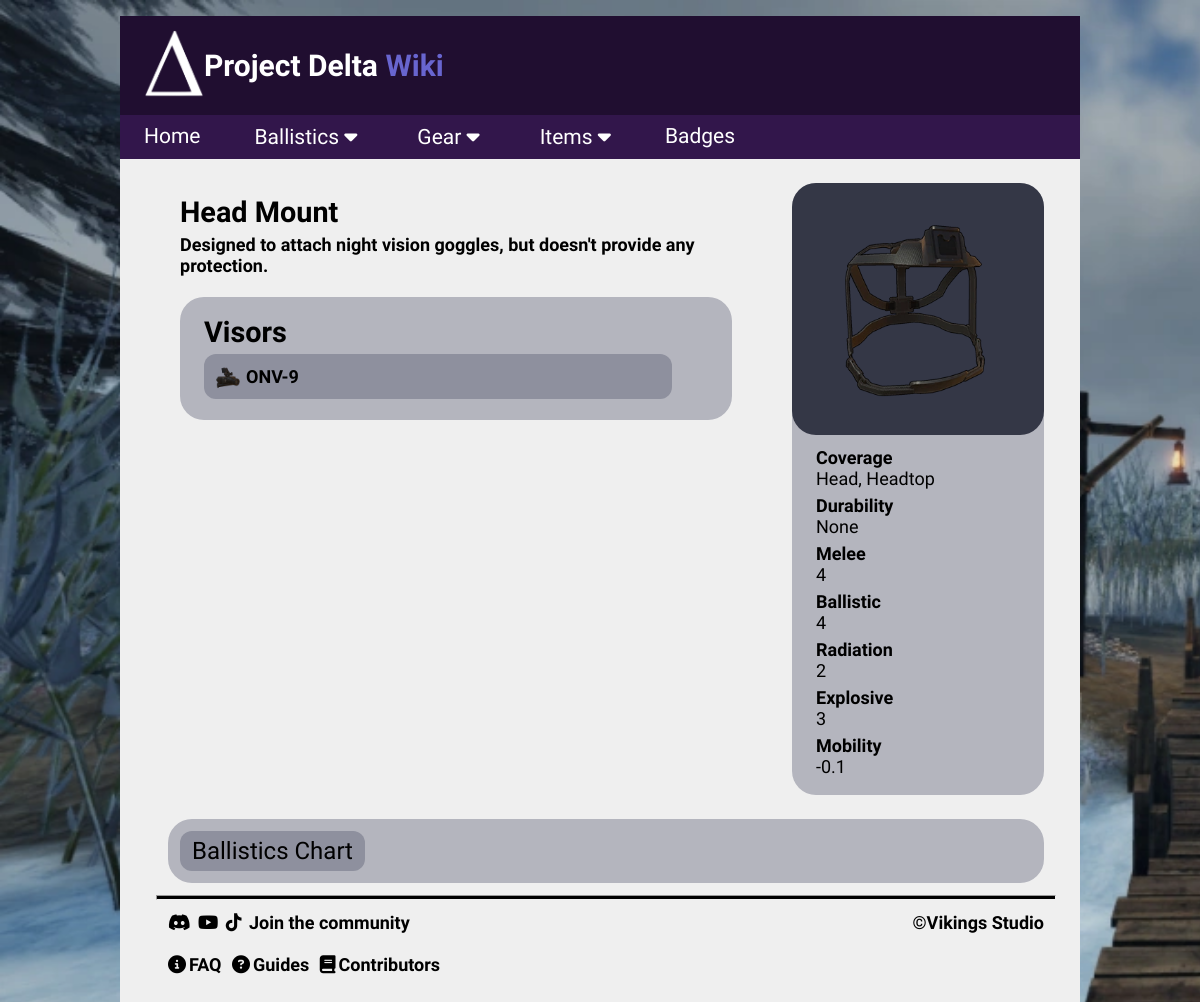
The page /helmet/2 on the database as committed earlier.
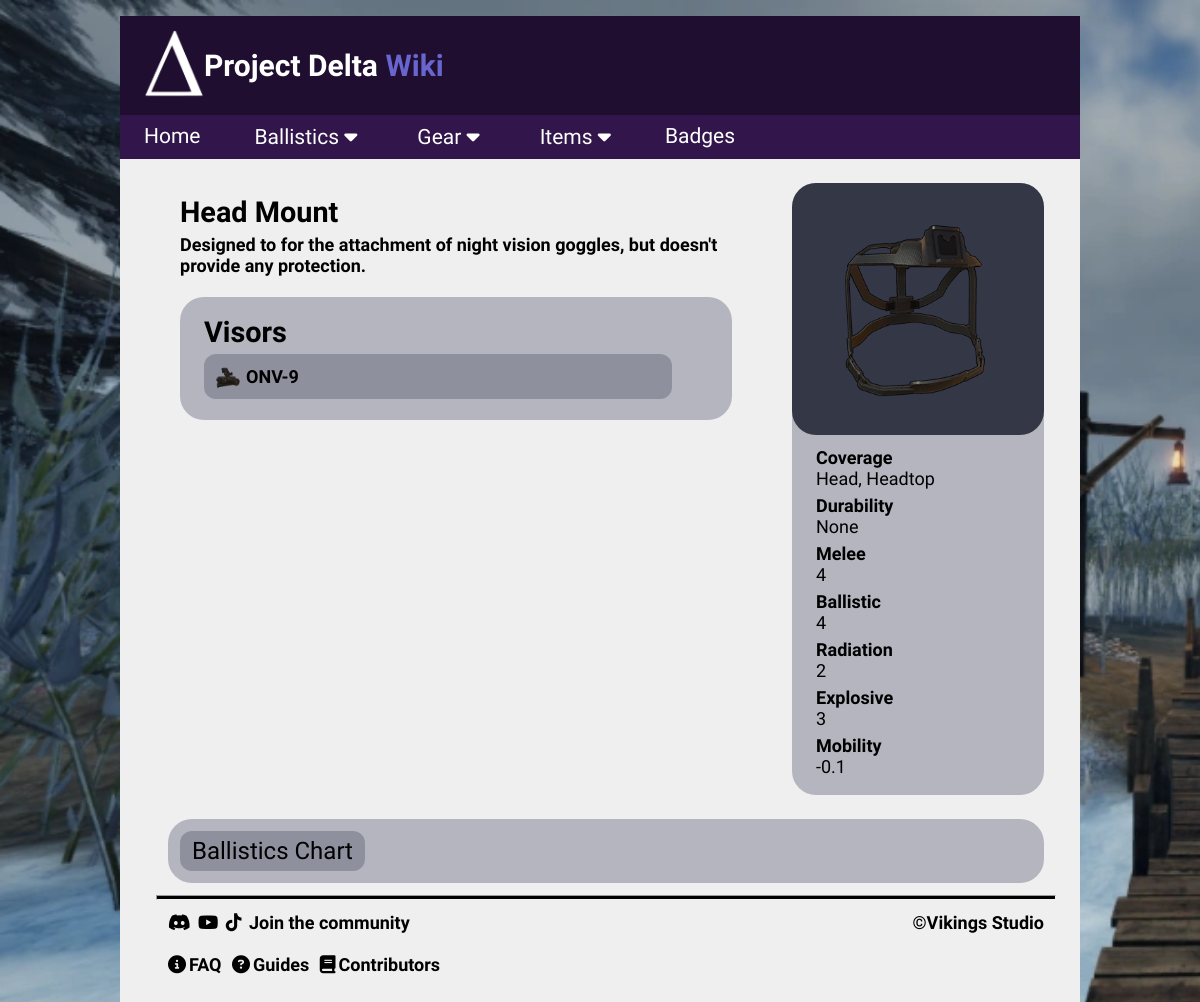
The same page on the database as committed later.
### tables this page shows
CREATE TABLE helmets (id INTEGER PRIMARY KEY, name TEXT, durability INTEGER, melee INTEGER, ballistic INTEGER, radiation INTEGER, explosive INTEGER, mobility INTEGER, coverage TEXT, description TEXT, image TEXT, "sell value" INTEGER, "buy value" INTEGER);

CREATE TABLE visors (id INTEGER PRIMARY KEY, name TEXT, durability INTEGER, melee INTEGER, ballistic INTEGER, radiation INTEGER, explosive INTEGER, coverage TEXT, description TEXT, image TEXT, "sell value" INTEGER, "buy value" INTEGER);

### Flask/routes.py (the view)
@app.route("/helmet/<int:id>")  # route for helmets
def helmet(id):
    ballistics = {}
    conn = sqlite3.connect('delta.db')
    cur = conn.cursor()
    cur.execute("SELECT * FROM helmets WHERE helmets.id = ?", (id,))
    results = cur.fetchone()
    index_range_handler(results)  # check for list index out of range error
    cur.execute("SELECT id, name, image FROM visors "
                "WHERE id IN (SELECT visor_id FROM helmet_attachments "
                "WHERE helmet_id = ?)", (id,))
    attachments = cur.fetchall()
    cur.execute('SELECT damage, penetration, name, image, id FROM ammunition')
    ammunition = cur.fetchall()
    for ammo in range(len(ammunition)):
        if ammunition[ammo][1] < results[4]:
            ballistics[ammunition[ammo][2]] = (
                floor(2 * ammunition[ammo][0] * ammunition[ammo][1] / results[4]),
                ammunition[ammo][3],
                ceil(50 / floor(ammunition[ammo][0] * ammunition[ammo][1] / results[4])),
                ammunition[ammo][4])
        else:  # if penetration > protection, store damage without calculation
            ballistics[ammunition[ammo][2]] = (
                int(2 * ammunition[ammo][0]),
                ammunition[ammo][3],
                ceil(50 / ammunition[ammo][0]),
                ammunition[ammo][4])
    conn.close()
    return render_template('detail/helmet.html',
                           helmet=results,
                           attachments=attachments,
                           ammunition=ammunition,
                           ballistics=ballistics,
                           title=results[1])

### Flask/routes.py (called while the page is built)
def index_range_handler(results):  # call for any dynamic route that uses ID
    if not results:
        abort(404)  # if index doesn't exist, abort(404) instead of crashing

### Flask/templates/detail/helmet.html
{% extends "partials/layout.html" %}
{% block content %}
<div class="topic">
    <div>
        <h3>{{helmet[1]}}</h3>
        <h5>{{helmet[9]}}
            <br><br>
            {% if attachments %}
            <div class="link-list">
                <h3>Visors</h3>
                <h5>
                    {% for attachment in attachments %}
                    <div class="link-row">
                        <img src="/static/images/gear/visors/{{attachment[2]}}" class="link-icon">
                        <a href="{{ url_for('visor', id=attachment[0]) }}">
                            {{attachment[1]}}
                        </a>
                    </div>
                    {% endfor %}
                </h5>
            </div>
            {% endif %}
        </h5>
    </div>
        <div class="topic-box">
            <img src="/static/images/gear/helmets/{{helmet[10]}}" class="topic-icon">
            <h6 class="topic-row">Coverage <br> <span class="lighter">{{helmet[8]}}</span></h6>
            <h6 class="topic-row">Durability <br> <span class="lighter">{{helmet[2]}}</span></h6>
            <h6 class="topic-row">Melee <br> <span class="lighter">{{helmet[3]}}</span></h6>
            <h6 class="topic-row">Ballistic <br> <span class="lighter">{{helmet[4]}}</span></h6>
            <h6 class="topic-row">Radiation <br> <span class="lighter">{{helmet[5]}}</span></h6>
            <h6 class="topic-row">Explosive <br> <span class="lighter">{{helmet[6]}}</span></h6>
            <h6 class="topic-row">Mobility <br> <span class="lighter">{{helmet[7]}}</span></h6>
        </div>
</div>
{% include 'partials/armor_chart.html' %}
{% endblock %}

### Flask/templates/partials/layout.html (shortened to what this page needs)
<!DOCTYPE html>
<html lang="en">
<head>
    <link rel="stylesheet" href="\static\css\style.css">
    <link rel="stylesheet" href="https://cdnjs.cloudflare.com/ajax/libs/font-awesome/6.4.0/css/all.min.css">
</head>
<body>
    <div class="page">
        <header>{% include 'partials/header.html' %}</header>
        <main>{% block content %}{% endblock %}</main>
        {% include 'partials/footer.html' %}
    </body>
</html>

### Flask/templates/partials/header.html (shortened to what this page needs)
<div class="header">
    <a href="{{ url_for('home') }}">
        <img src="/static/images/logo.png" class="logo">
    </a>
    <h1>Project Delta <span class="purple">Wiki</span></h1>
</div>
{% include 'partials/navbar.html' %}

### Flask/templates/partials/navbar.html (shortened to what this page needs)
<nav>
    <ul>
        <li><a href="{{ url_for('home') }}">Home</a></li>
        <div class="dropdown">
            <button class="dropbtn">
                Ballistics <i class="fa fa-caret-down"></i>
            </button>
        </div>
        <div class="dropdown">
            <button class="dropbtn">
                Gear <i class="fa fa-caret-down"></i>
            </button>
        </div>
        <div class="dropdown">
            <button class="dropbtn">
                Items <i class="fa fa-caret-down"></i>
            </button>
        </div>
        <li><a href="{{ url_for('item_category_list', resource='badges') }}">Badges</a></li>
    </ul>
</nav>

### Flask/templates/partials/armor_chart.html (shortened to what this page needs)
<div class="ballistics-table">
    <button class="chart-toggle" onclick="toggleChart(this)">Ballistics Chart</button>
</div>

### Flask/templates/partials/footer.html
<hr>
    <h4>
        <a href="https://discord.gg/projectdelta"><i class="fa-brands fa-discord"></i></a>
        <a href="https://www.youtube.com/@soltergames"><i class="fa-brands fa-youtube"></i></a>
        <a href="https://www.tiktok.com/@vikings_studio?lang=en"><i class="fa-brands fa-tiktok"></i></a>
        Join the community
        <span class="copyright">&copy;Vikings Studio</span>
        <br><br>
        <a href="{{ url_for('faq') }}" class="footer-info"><i class="fa-solid fa-circle-info"></i>FAQ</a>
        <a class="footer-info"><i class="fa-solid fa-circle-question"></i>Guides</a>
        <a href="{{ url_for('contributors')}}" class="footer-info"><i class="fa-solid fa-book"></i>Contributors</a>
    </h4>

### Flask/static/css/style.css (style rules this page uses)
body { background-image: url("../images/background.png"); background-repeat: no-repeat; background-size: cover; background-attachment: fixed; margin: 0; font-family: "Raleway"; }
.header { display: flex; margin: 0px; max-width: 80vw; background-color: #200E30; font-family: 'Bungee'; }
.page { background-color: #efefef; display: grid; grid-template-rows: auto 1fr auto; min-height: 90vh; min-width: 80vw; margin: 2vh 10vw 2vh 10vw; padding-bottom: 2vw; }
.logo { width: 5vw; margin: 1vw 0vw 1vw 2vw; }
.copyright { display: inline; float: right; }
hr { margin: auto 3vw 1vw 3vw; height: 0.2vw; background-color: black; }
nav { color: white; box-sizing: border-box; max-width: 80vw; background-color: #32164b; padding: 0.25vw 0 0.25vw 1.5vw; }
ul { list-style-type: none; margin: 0; padding: 0.5vw; overflow: hidden; }
li { float: left; }
li a { display: block; color: white; font-size: 1.75vw; text-align: center; margin-right: 4vw; text-decoration: none; transition-duration: 0.3s; }
.dropdown { float: left; overflow: hidden; }
.dropdown .dropbtn { display: block; color: white; font-size: 1.75vw; margin-right: 4vw; text-align: center; text-decoration: none; transition-duration: 0.3s; border: none; outline: none; background: none; font-family: inherit; }
a { color: black; text-decoration: none; display: inline-block; transition-duration: 0.3s; }
h1 { color: white; font-size: 2.5vw; text-align: left; margin-top: auto; margin-bottom: auto; }
.purple { color: #6865CF; }
.lighter { font-weight: lighter; }
h3 { color: black; font-size: 2.4vw; margin-top: 1vw; margin-left: 2vw; font-family: 'Bungee'; }
h4 { color: black; font-size: 1.5vw; margin: 0 4vw 1vw 4vw; }
h4 i { margin-right: 0.25vw; transition-duration: 0.3s; }
.footer-info { margin-right: 0.5vw; }
h5 { display: block; color: black; font-size: 1.5vw; margin: -2vw 5vw 0 2vw; }
h5 a { font-size: 1.5vw; margin-bottom: 1vw; }
h6 { color: black; font-size: 1.5vw; text-align: left; margin: 0 0 0.5vw 2vw; transition-duration: 0.3s; }
.topic { display: flex; margin: 2vw 4vw 2vw 3vw; flex: 1 1 auto; }
.topic-box { display: flex; flex-direction: column; background-color: #b4b5be; border-radius: 2vw; padding-bottom: 1vw; margin: 0 0 auto auto; }
.topic-icon { display: block; width: 15vw; height: 15vw; padding: 3vw; background-color: #343746; border-radius: 2vw; margin-bottom: 1vw; transition-duration: 0.3s; }
.topic-row { display: block }
.link-list { background-color: #b4b5be; padding-top: 0.5vw; padding-bottom: 0.5vw; border-radius: 2vw; }
.link-row { display: flex; flex: 1 1 auto; background-color: #8e909e; padding: 1vw 0 0 1vw; margin-bottom: 1.25vw; border-radius: 1vw; }
.link-row a { margin-left: 0.5vw; }
.link-icon { width: 2vw; height: 2vw; }
.ballistics-table { background-color: #b4b5be; padding: 0.5vw 0 0.5vw 0; border-radius: 2vw; display: block; margin: 0 4vw 1vw 4vw; }
.chart-toggle { cursor: pointer; background: #8e909e; padding: 0.5vw 1vw 0.5vw 1vw; border: none; border-radius: 1vw; color: black; font-size: 2vw; margin: 0.5vw auto 0.5vw 1vw; font-family: 'Bungee'; transition-duration: 0.3s; }

Rows that differ between the two databases and show on the page:
changed helmets "Head Mount": description "Designed to attach night vision goggles, but doesn't provide any protection." → "Designed to for the attachment of night vision goggles, but doesn't provide any protection."
